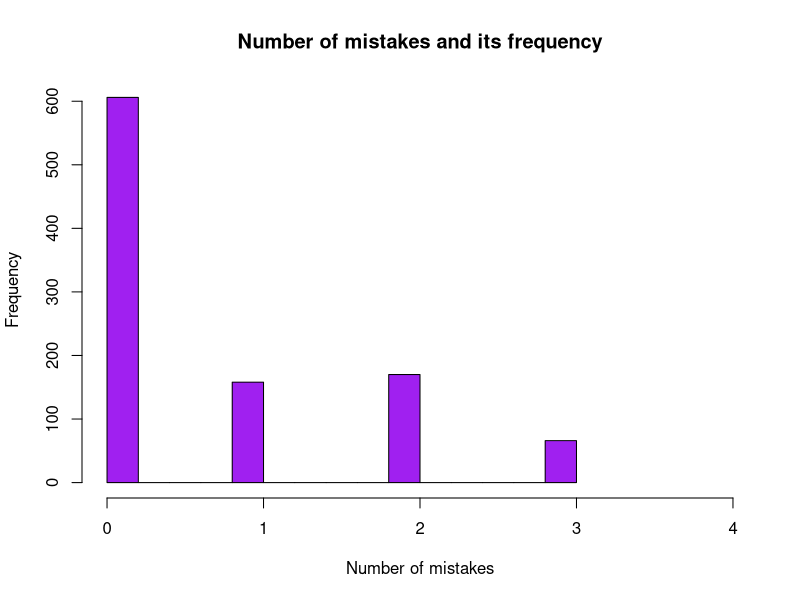
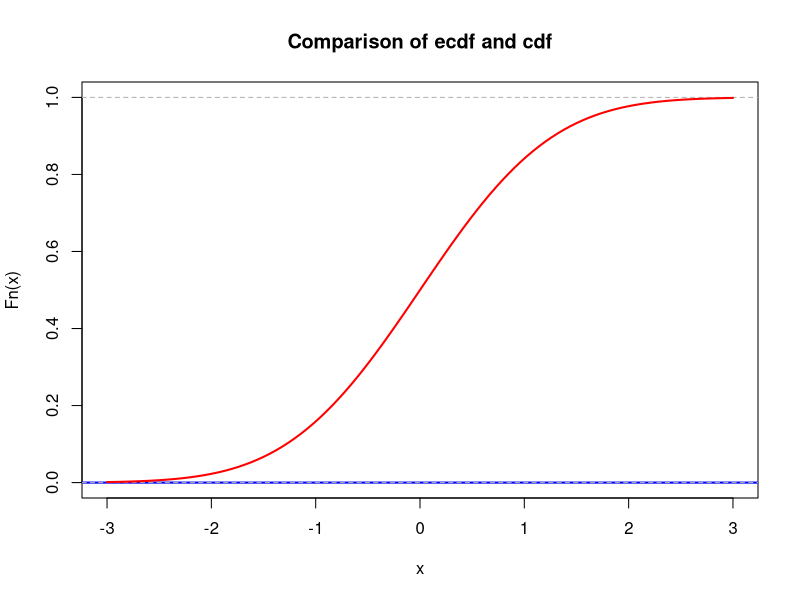
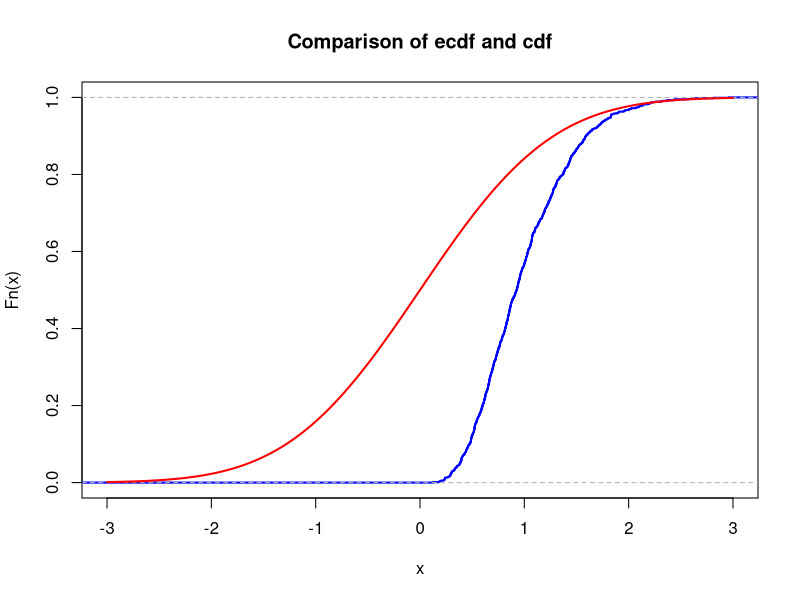

The R script that drew these images, in order:
## ---- chunk 1
id <- 19                  
set.seed(id)
p <- id/100

# matrices G and H
G <- matrix(c(1, 1, 1, 0, 0, 0, 0,
		1, 0, 0, 1, 1, 0, 0,
		0, 1, 0, 1, 0, 1, 0,
		1, 1, 0, 1, 0, 0, 1), nrow = 4, byrow = TRUE)
H <- t(matrix(c(1, 0, 1, 0, 1, 0, 1,
		0, 1, 1, 0, 0, 1, 1,
		0, 0, 0, 1, 1, 1, 1), nrow = 3, byrow = TRUE))
print("The matrix G is: \n")
G  
print("The matrix H is: \n")
H
print("The product GH must be zero: \n")
(G%*%H) %%2
## ---- chunk 2
# generate N messages

message_generator <- function(N) {
  matrix(sample(c(0,1), 4*N, replace = TRUE), nrow = N)
}  
messages <- message_generator(1000)
codewords <- (messages %*% G) %% 2
#messages
#codewords
## ---- chunk 3
#generates matrix of error for each message 1 - the bit will be wrong
generate_errors <- function(N){
  matrix(sample(0:1, 7*N, replace=T, prob=c(1-p,p)), nrow = N)
}

print("codewords:")
codewords[(1:10),]

errors <- generate_errors(1000)
print("errors:")
errors[(1:10),]
## ---- chunk 4
#corrupting the original messages
received <- (codewords + errors) %% 2
print("received:")
received[(1:10),]

#finding the syndrome vector for finding the bit with mistake
syndrome_vector <- (received %*% H) %% 2
#print("syndrome vector")
#syndrome_vector[(1: 10), ]

#gets number of the bit with mistake using syndrome vector
get_number_bit = function(M){
  z1 = M[1]
  z2 = M[2]
  z3 = M[3]
  return(z1+2*z2+4*z3)
}

#finding the bit with error for each received message
number_bit_with_error <- apply(syndrome_vector, 1, get_number_bit)
print("number bit with error")
number_bit_with_error[(1:10)]


received_corrected = received
#correcting the bit with error by just reversing it
for(row in 1:nrow(received_corrected)) {
    received_corrected[row, number_bit_with_error[row]] = (received_corrected[row, number_bit_with_error[row]]+1)%%2
}
print("received corrected:")
received_corrected[(1:10),]
## ---- chunk 5
#decoding the message by deleating all parity bits
decoded <- cbind(received_corrected[,3], received_corrected[,5], received_corrected[,6], received_corrected[,7])
print("messages:")
messages[(1:10),]
print("decoded")
decoded[(1:10), ]

#finding the sum of wrongly decoded messages
p_hat <- sum(
  decoded[,1]==messages[,1] & 
  decoded[,2]==messages[,2]&
  decoded[,3]==messages[,3]&
  decoded[,4]==messages[,4]
  ) / nrow(decoded)
print("p hat")
p_hat
## ---- chunk 6
#calculating the number of mistakes in each message
number_of_mistakes = c()
print(number_of_mistakes)
for(row in 1:nrow(messages)) {
  i = 0
    for(col in 1:ncol(messages)) {
      if (messages[row, col] != decoded[row, col])
        i = i+1
    }
  number_of_mistakes<-append(number_of_mistakes, i)
}

#making the histogram
hist(number_of_mistakes, xlim = c(0,4), col="purple", xlab = "Number of mistakes", main="Number of mistakes and its frequency")

## ---- chunk 7
lambda <- 1  # change this!
N <- 100     # change this!
mu <- N * lambda
K <- 1e3
n <- 5
sample_means <- colMeans(matrix(rpois(n*K, lambda = mu), nrow=n))
## ---- chunk 8
mu <- 0       # change this!
sigma <- 1    # change this!
## ---- chunk 9
xlims <- c(mu-3*sigma,mu+3*sigma)
Fs <- ecdf(sample_means)
plot(Fs, 
     xlim = xlims, 
     ylim = c(0,1),
     col = "blue",
     lwd = 2,
     main = "Comparison of ecdf and cdf")
curve(pnorm(x, mean = mu, sd = sigma), col = "red", lwd = 2, add = TRUE)
## ---- chunk 10
nu1 <- 1  # change this!
K <- 1e3
n <- 5
sample_means <- colMeans(matrix(rexp(n*K, rate = nu1), nrow=n))
## ---- chunk 11
mu <- 0       # change this!
sigma <- 1    # change this!
## ---- chunk 12
xlims <- c(mu-3*sigma,mu+3*sigma)
Fs <- ecdf(sample_means)
plot(Fs, 
     xlim = xlims, 
     col = "blue",
     lwd = 2,
     main = "Comparison of ecdf and cdf")
curve(pnorm(x, mean = mu, sd = sigma), col = "red", lwd = 2, add = TRUE)
